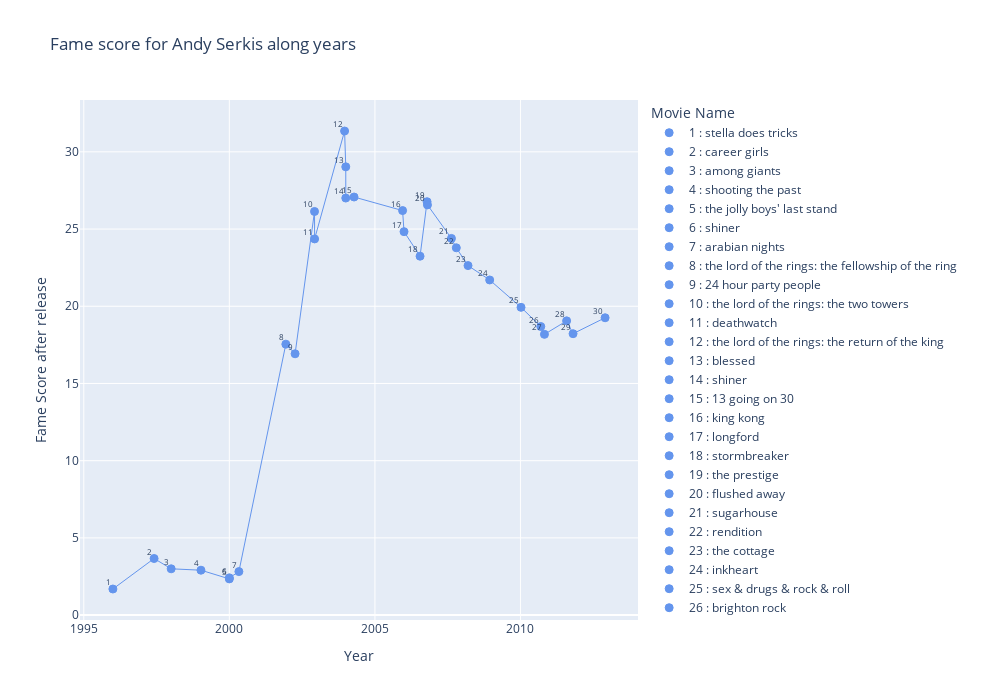

This figure's notebook cell:
### Markdown cell above
We will start by digging into the impact of other actors on your own fame. Casting a movie with a celebrity may bring light on a rising star and contribute to its success. For example, in the plots below, to what extent did Andy Serkis playing Gollum in the Lord of the Rings benefitted in fame from playing with Cate Blanchett, as Galadriel, in that movie knowing that Cate Blanchett has a fame score among the 100 best ones in previous years.

### Code cell
plot_filmography('Andy Serkis')

### Figure 1 — Plotly figure (JSON) as saved in the notebook; plotly's stock layout.template omitted (floating-point values rounded to 4 significant figures)
{"data": [{"marker": {"color": "cornflowerblue", "line": {"color": "cornflowerblue", "width": 1}, "size": 8, "symbol": "circle"}, "mode": "markers", "name": "1 : stella does tricks", "text": "1", "textposition": "top right", "type": "scatter", "x": ["1996-01-01T00:00:00"], "y": [1.691]}, {"marker": {"color": "cornflowerblue", "line": {"color": "cornflowerblue", "width": 1}, "size": 8, "symbol": "circle"}, "mode": "markers", "name": "2 : career girls", "text": "2", "textposition": "top right", "type": "scatter", "x": ["1997-06-01T00:00:00"], "y": [3.666]}, {"marker": {"color": "cornflowerblue", "line": {"color": "cornflowerblue", "width": 1}, "size": 8, "symbol": "circle"}, "mode": "markers", "name": "3 : among giants", "text": "3", "textposition": "top right", "type": "scatter", "x": ["1998-01-01T00:00:00"], "y": [2.998]}, {"marker": {"color": "cornflowerblue", "line": {"color": "cornflowerblue", "width": 1}, "size": 8, "symbol": "circle"}, "mode": "markers", "name": "4 : shooting the past", "text": "4", "textposition": "top right", "type": "scatter", "x": ["1999-01-10T00:00:00"], "y": [2.909]}, {"marker": {"color": "cornflowerblue", "line": {"color": "cornflowerblue", "width": 1}, "size": 8, "symbol": "circle"}, "mode": "markers", "name": "5 : the jolly boys' last stand", "text": "5", "textposition": "top right", "type": "scatter", "x": ["2000-01-01T00:00:00"], "y": [2.346]}, {"marker": {"color": "cornflowerblue", "line": {"color": "cornflowerblue", "width": 1}, "size": 8, "symbol": "circle"}, "mode": "markers", "name": "6 : shiner", "text": "6", "textposition": "top right", "type": "scatter", "x": ["2000-01-01T00:00:00"], "y": [2.412]}, {"marker": {"color": "cornflowerblue", "line": {"color": "cornflowerblue", "width": 1}, "size": 8, "symbol": "circle"}, "mode": "markers", "name": "7 : arabian nights", "text": "7", "textposition": "top right", "type": "scatter", "x": ["2000-04-30T00:00:00"], "y": [2.818]}, {"marker": {"color": "cornflowerblue", "line": {"color": "cornflowerblue", "width": 1}, "size": 8, "symbol": "circle"}, "mode": "markers", "name": "8 : the lord of the rings: the fellowship of the ring", "text": "8", "textposition": "top right", "type": "scatter", "x": ["2001-12-10T00:00:00"], "y": [17.55]}, {"marker": {"color": "cornflowerblue", "line": {"color": "cornflowerblue", "width": 1}, "size": 8, "symbol": "circle"}, "mode": "markers", "name": "9 : 24 hour party people", "text": "9", "textposition": "top right", "type": "scatter", "x": ["2002-04-05T00:00:00"], "y": [16.92]}, {"marker": {"color": "cornflowerblue", "line": {"color": "cornflowerblue", "width": 1}, "size": 8, "symbol": "circle"}, "mode": "markers", "name": "10 : the lord of the rings: the two towers", "text": "10", "textposition": "top right", "type": "scatter", "x": ["2002-12-05T00:00:00"], "y": [26.14]}, {"marker": {"color": "cornflowerblue", "line": {"color": "cornflowerblue", "width": 1}, "size": 8, "symbol": "circle"}, "mode": "markers", "name": "11 : deathwatch", "text": "11", "textposition": "top right", "type": "scatter", "x": ["2002-12-06T00:00:00"], "y": [24.36]}, {"marker": {"color": "cornflowerblue", "line": {"color": "cornflowerblue", "width": 1}, "size": 8, "symbol": "circle"}, "mode": "markers", "name": "12 : the lord of the rings: the return of the king", "text": "12", "textposition": "top right", "type": "scatter", "x": ["2003-12-17T00:00:00"], "y": [31.35]}, {"marker": {"color": "cornflowerblue", "line": {"color": "cornflowerblue", "width": 1}, "size": 8, "symbol": "circle"}, "mode": "markers", "name": "13 : blessed", "text": "13", "textposition": "top right", "type": "scatter", "x": ["2004-01-01T00:00:00"], "y": [29.03]}, {"marker": {"color": "cornflowerblue", "line": {"color": "cornflowerblue", "width": 1}, "size": 8, "symbol": "circle"}, "mode": "markers", "name": "14 : shiner", "text": "14", "textposition": "top right", "type": "scatter", "x": ["2004-01-01T00:00:00"], "y": [27.01]}, {"marker": {"color": "cornflowerblue", "line": {"color": "cornflowerblue", "width": 1}, "size": 8, "symbol": "circle"}, "mode": "markers", "name": "15 : 13 going on 30", "text": "15", "textposition": "top right", "type": "scatter", "x": ["2004-04-14T00:00:00"], "y": [27.07]}, {"marker": {"color": "cornflowerblue", "line": {"color": "cornflowerblue", "width": 1}, "size": 8, "symbol": "circle"}, "mode": "markers", "name": "16 : king kong", "text": "16", "textposition": "top right", "type": "scatter", "x": ["2005-12-14T00:00:00"], "y": [26.2]}, {"marker": {"color": "cornflowerblue", "line": {"color": "cornflowerblue", "width": 1}, "size": 8, "symbol": "circle"}, "mode": "markers", "name": "17 : longford", "text": "17", "textposition": "top right", "type": "scatter", "x": ["2006-01-01T00:00:00"], "y": [24.83]}, {"marker": {"color": "cornflowerblue", "line": {"color": "cornflowerblue", "width": 1}, "size": 8, "symbol": "circle"}, "mode": "markers", "name": "18 : stormbreaker", "text": "18", "textposition": "top right", "type": "scatter", "x": ["2006-07-21T00:00:00"], "y": [23.24]}, {"marker": {"color": "cornflowerblue", "line": {"color": "cornflowerblue", "width": 1}, "size": 8, "symbol": "circle"}, "mode": "markers", "name": "19 : the prestige", "text": "19", "textposition": "top right", "type": "scatter", "x": ["2006-10-17T00:00:00"], "y": [26.77]}, {"marker": {"color": "cornflowerblue", "line": {"color": "cornflowerblue", "width": 1}, "size": 8, "symbol": "circle"}, "mode": "markers", "name": "20 : flushed away", "text": "20", "textposition": "top right", "type": "scatter", "x": ["2006-10-22T00:00:00"], "y": [26.56]}, {"marker": {"color": "cornflowerblue", "line": {"color": "cornflowerblue", "width": 1}, "size": 8, "symbol": "circle"}, "mode": "markers", "name": "21 : sugarhouse", "text": "21", "textposition": "top right", "type": "scatter", "x": ["2007-08-19T00:00:00"], "y": [24.39]}, {"marker": {"color": "cornflowerblue", "line": {"color": "cornflowerblue", "width": 1}, "size": 8, "symbol": "circle"}, "mode": "markers", "name": "22 : rendition", "text": "22", "textposition": "top right", "type": "scatter", "x": ["2007-10-19T00:00:00"], "y": [23.78]}, {"marker": {"color": "cornflowerblue", "line": {"color": "cornflowerblue", "width": 1}, "size": 8, "symbol": "circle"}, "mode": "markers", "name": "23 : the cottage", "text": "23", "textposition": "top right", "type": "scatter", "x": ["2008-03-14T00:00:00"], "y": [22.63]}, {"marker": {"color": "cornflowerblue", "line": {"color": "cornflowerblue", "width": 1}, "size": 8, "symbol": "circle"}, "mode": "markers", "name": "24 : inkheart", "text": "24", "textposition": "top right", "type": "scatter", "x": ["2008-12-11T00:00:00"], "y": [21.7]}, {"marker": {"color": "cornflowerblue", "line": {"color": "cornflowerblue", "width": 1}, "size": 8, "symbol": "circle"}, "mode": "markers", "name": "25 : sex & drugs & rock & roll", "text": "25", "textposition": "top right", "type": "scatter", "x": ["2010-01-08T00:00:00"], "y": [19.93]}, {"marker": {"color": "cornflowerblue", "line": {"color": "cornflowerblue", "width": 1}, "size": 8, "symbol": "circle"}, "mode": "markers", "name": "26 : brighton rock", "text": "26", "textposition": "top right", "type": "scatter", "x": ["2010-09-13T00:00:00"], "y": [18.69]}, {"marker": {"color": "cornflowerblue", "line": {"color": "cornflowerblue", "width": 1}, "size": 8, "symbol": "circle"}, "mode": "markers", "name": "27 : burke and hare", "text": "27", "textposition": "top right", "type": "scatter", "x": ["2010-10-29T00:00:00"], "y": [18.18]}, {"marker": {"color": "cornflowerblue", "line": {"color": "cornflowerblue", "width": 1}, "size": 8, "symbol": "circle"}, "mode": "markers", "name": "28 : rise of the planet of the apes", "text": "28", "textposition": "top right", "type": "scatter", "x": ["2011-08-03T00:00:00"], "y": [19.05]}, {"marker": {"color": "cornflowerblue", "line": {"color": "cornflowerblue", "width": 1}, "size": 8, "symbol": "circle"}, "mode": "markers", "name": "29 : the adventures of tintin: the secret of the unicorn", "text": "29", "textposition": "top right", "type": "scatter", "x": ["2011-10-23T00:00:00"], "y": [18.22]}, {"marker": {"color": "cornflowerblue", "line": {"color": "cornflowerblue", "width": 1}, "size": 8, "symbol": "circle"}, "mode": "markers", "name": "30 : the hobbit: an unexpected journey", "text": "30", "textposition": "top right", "type": "scatter", "x": ["2012-11-28T00:00:00"], "y": [19.26]}, {"line": {"color": "cornflowerblue", "width": 1}, "mode": "lines", "showlegend": false, "type": "scatter", "x": ["1996-01-01T00:00:00", "1997-06-01T00:00:00", "1998-01-01T00:00:00", "1999-01-10T00:00:00", "2000-01-01T00:00:00", "2000-01-01T00:00:00", "2000-04-30T00:00:00", "2001-12-10T00:00:00", "2002-04-05T00:00:00", "2002-12-05T00:00:00", "2002-12-06T00:00:00", "2003-12-17T00:00:00", "2004-01-01T00:00:00", "2004-01-01T00:00:00", "2004-04-14T00:00:00", "2005-12-14T00:00:00", "2006-01-01T00:00:00", "2006-07-21T00:00:00", "2006-10-17T00:00:00", "2006-10-22T00:00:00", "2007-08-19T00:00:00", "2007-10-19T00:00:00", "2008-03-14T00:00:00", "2008-12-11T00:00:00", "2010-01-08T00:00:00", "2010-09-13T00:00:00", "2010-10-29T00:00:00", "2011-08-03T00:00:00", "2011-10-23T00:00:00", "2012-11-28T00:00:00"], "y": [1.691, 3.666, 2.998, 2.909, 2.346, 2.412, 2.818, 17.55, 16.92, 26.14, 24.36, 31.35, 29.03, 27.01, 27.07, 26.2, 24.83, 23.24, 26.77, 26.56, 24.39, 23.78, 22.63, 21.7, 19.93, 18.69, 18.18, 19.05, 18.22, 19.26]}], "layout": {"annotations": [{"font": {"size": 8}, "showarrow": false, "text": "1", "x": "1996-01-01T00:00:00", "xanchor": "right", "y": 1.691, "yanchor": "bottom"}, {"font": {"size": 8}, "showarrow": false, "text": "2", "x": "1997-06-01T00:00:00", "xanchor": "right", "y": 3.666, "yanchor": "bottom"}, {"font": {"size": 8}, "showarrow": false, "text": "3", "x": "1998-01-01T00:00:00", "xanchor": "right", "y": 2.998, "yanchor": "bottom"}, {"font": {"size": 8}, "showarrow": false, "text": "4", "x": "1999-01-10T00:00:00", "xanchor": "right", "y": 2.909, "yanchor": "bottom"}, {"font": {"size": 8}, "showarrow": false, "text": "5", "x": "2000-01-01T00:00:00", "xanchor": "right", "y": 2.346, "yanchor": "bottom"}, {"font": {"size": 8}, "showarrow": false, "text": "6", "x": "2000-01-01T00:00:00", "xanchor": "right", "y": 2.412, "yanchor": "bottom"}, {"font": {"size": 8}, "showarrow": false, "text": "7", "x": "2000-04-30T00:00:00", "xanchor": "right", "y": 2.818, "yanchor": "bottom"}, {"font": {"size": 8}, "showarrow": false, "text": "8", "x": "2001-12-10T00:00:00", "xanchor": "right", "y": 17.55, "yanchor": "bottom"}, {"font": {"size": 8}, "showarrow": false, "text": "9", "x": "2002-04-05T00:00:00", "xanchor": "right", "y": 16.92, "yanchor": "bottom"}, {"font": {"size": 8}, "showarrow": false, "text": "10", "x": "2002-12-05T00:00:00", "xanchor": "right", "y": 26.14, "yanchor": "bottom"}, {"font": {"size": 8}, "showarrow": false, "text": "11", "x": "2002-12-06T00:00:00", "xanchor": "right", "y": 24.36, "yanchor": "bottom"}, {"font": {"size": 8}, "showarrow": false, "text": "12", "x": "2003-12-17T00:00:00", "xanchor": "right", "y": 31.35, "yanchor": "bottom"}, {"font": {"size": 8}, "showarrow": false, "text": "13", "x": "2004-01-01T00:00:00", "xanchor": "right", "y": 29.03, "yanchor": "bottom"}, {"font": {"size": 8}, "showarrow": false, "text": "14", "x": "2004-01-01T00:00:00", "xanchor": "right", "y": 27.01, "yanchor": "bottom"}, {"font": {"size": 8}, "showarrow": false, "text": "15", "x": "2004-04-14T00:00:00", "xanchor": "right", "y": 27.07, "yanchor": "bottom"}, {"font": {"size": 8}, "showarrow": false, "text": "16", "x": "2005-12-14T00:00:00", "xanchor": "right", "y": 26.2, "yanchor": "bottom"}, {"font": {"size": 8}, "showarrow": false, "text": "17", "x": "2006-01-01T00:00:00", "xanchor": "right", "y": 24.83, "yanchor": "bottom"}, {"font": {"size": 8}, "showarrow": false, "text": "18", "x": "2006-07-21T00:00:00", "xanchor": "right", "y": 23.24, "yanchor": "bottom"}, {"font": {"size": 8}, "showarrow": false, "text": "19", "x": "2006-10-17T00:00:00", "xanchor": "right", "y": 26.77, "yanchor": "bottom"}, {"font": {"size": 8}, "showarrow": false, "text": "20", "x": "2006-10-22T00:00:00", "xanchor": "right", "y": 26.56, "yanchor": "bottom"}, {"font": {"size": 8}, "showarrow": false, "text": "21", "x": "2007-08-19T00:00:00", "xanchor": "right", "y": 24.39, "yanchor": "bottom"}, {"font": {"size": 8}, "showarrow": false, "text": "22", "x": "2007-10-19T00:00:00", "xanchor": "right", "y": 23.78, "yanchor": "bottom"}, {"font": {"size": 8}, "showarrow": false, "text": "23", "x": "2008-03-14T00:00:00", "xanchor": "right", "y": 22.63, "yanchor": "bottom"}, {"font": {"size": 8}, "showarrow": false, "text": "24", "x": "2008-12-11T00:00:00", "xanchor": "right", "y": 21.7, "yanchor": "bottom"}, {"font": {"size": 8}, "showarrow": false, "text": "25", "x": "2010-01-08T00:00:00", "xanchor": "right", "y": 19.93, "yanchor": "bottom"}, {"font": {"size": 8}, "showarrow": false, "text": "26", "x": "2010-09-13T00:00:00", "xanchor": "right", "y": 18.69, "yanchor": "bottom"}, {"font": {"size": 8}, "showarrow": false, "text": "27", "x": "2010-10-29T00:00:00", "xanchor": "right", "y": 18.18, "yanchor": "bottom"}, {"font": {"size": 8}, "showarrow": false, "text": "28", "x": "2011-08-03T00:00:00", "xanchor": "right", "y": 19.05, "yanchor": "bottom"}, {"font": {"size": 8}, "showarrow": false, "text": "29", "x": "2011-10-23T00:00:00", "xanchor": "right", "y": 18.22, "yanchor": "bottom"}, {"font": {"size": 8}, "showarrow": false, "text": "30", "x": "2012-11-28T00:00:00", "xanchor": "right", "y": 19.26, "yanchor": "bottom"}], "height": 700, "legend": {"title": {"text": "Movie Name"}}, "title": {"text": "Fame score for Andy Serkis along years"}, "width": 1000, "xaxis": {"title": {"text": "Year"}}, "yaxis": {"title": {"text": "Fame Score after release"}}}}
